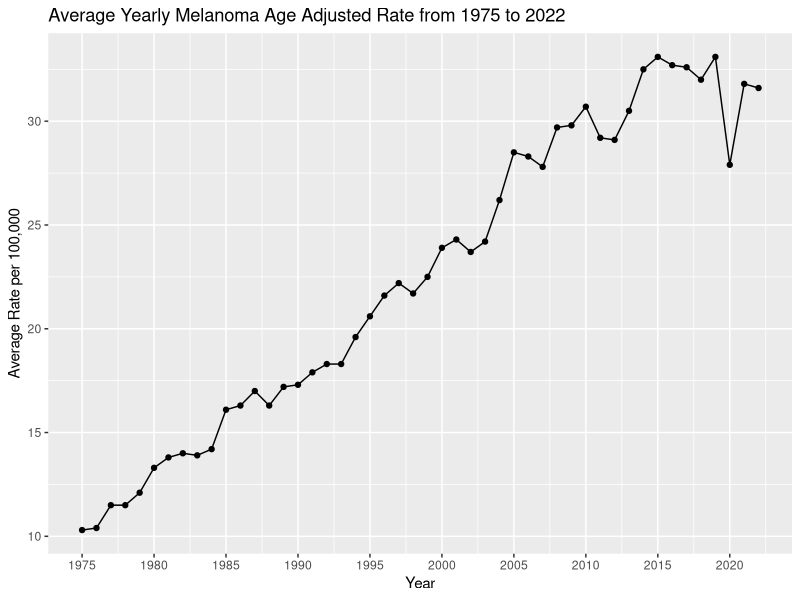
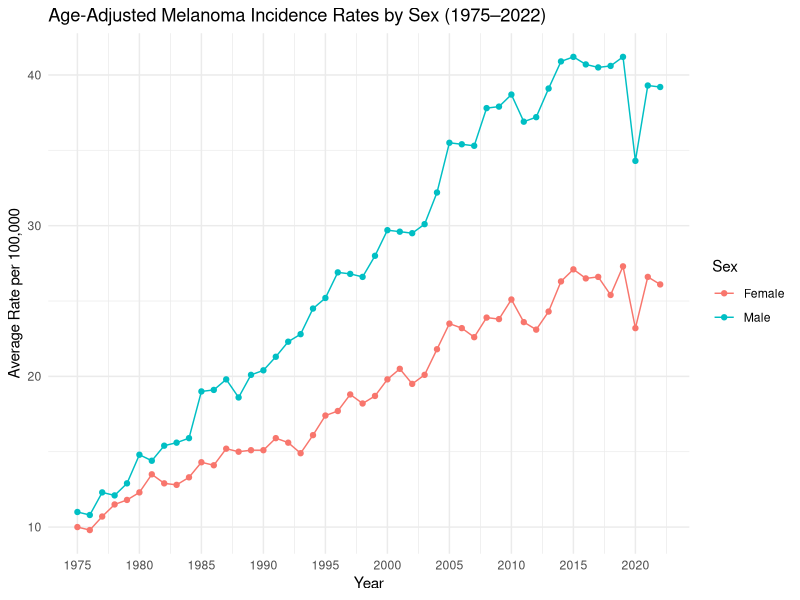
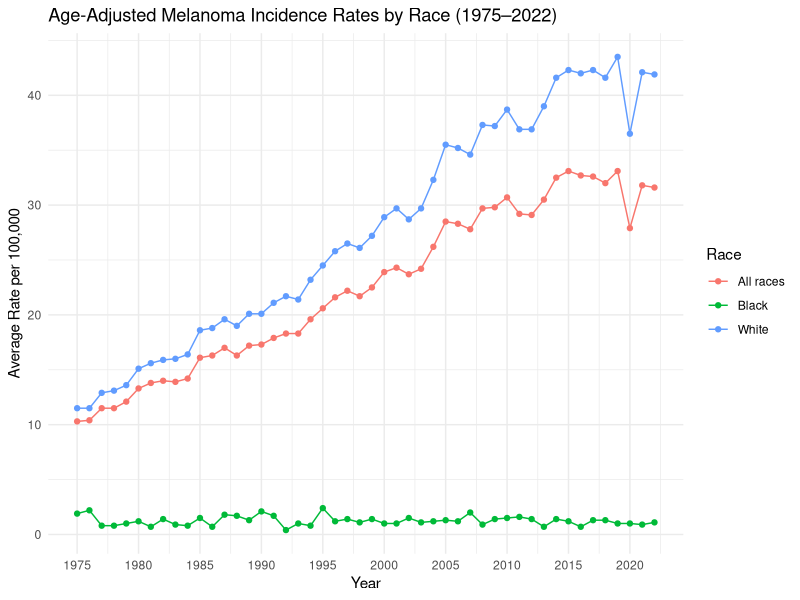
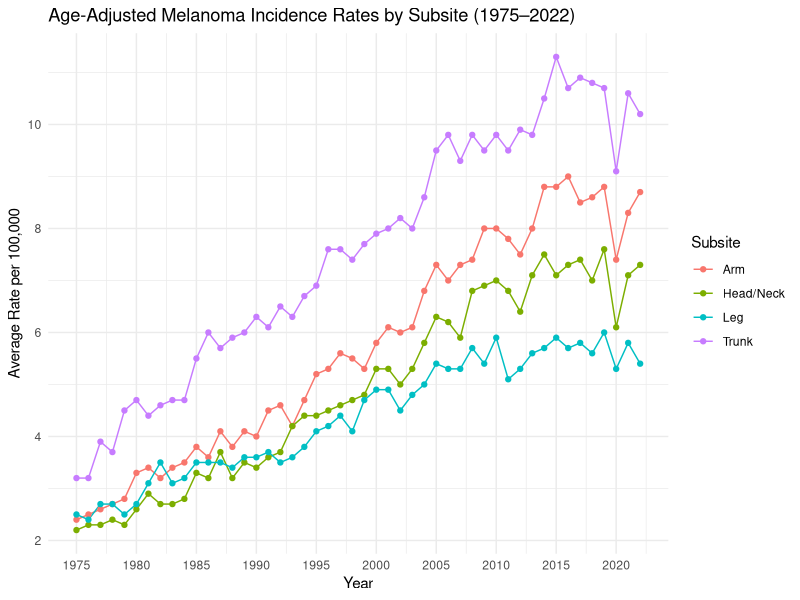
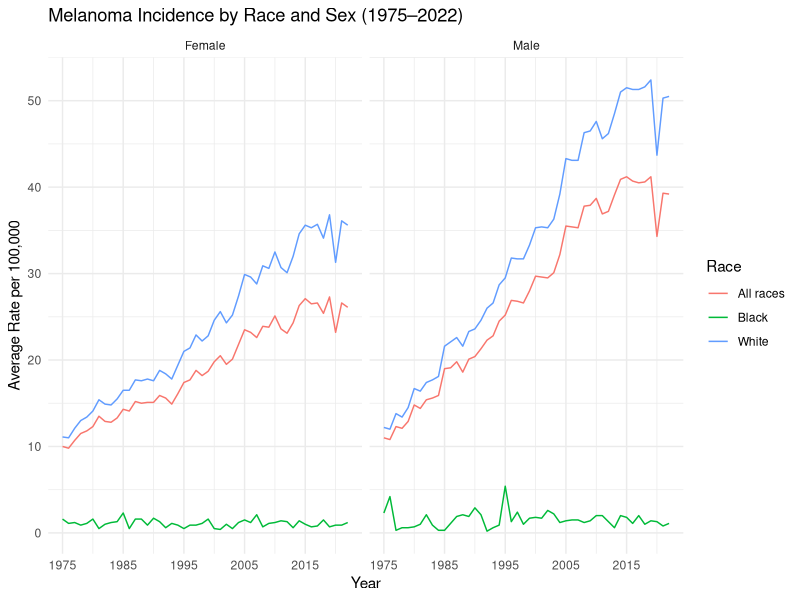
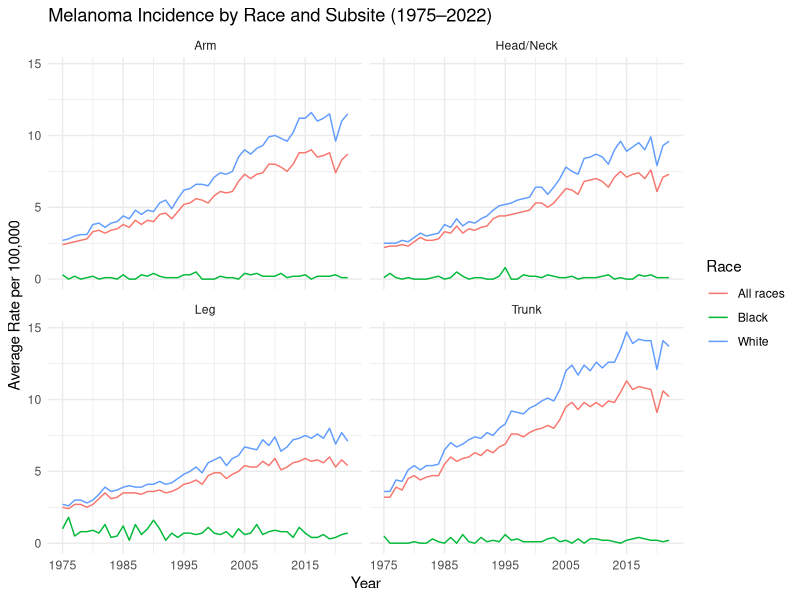

Here is the R script that generated these plots, in order:
## ---- chunk 1
knitr::opts_chunk$set(echo = TRUE)
library(ggplot2)
## ---- chunk 2
library(tidyverse)
library(ggplot2)
library(dplyr)

 data= read.csv("Melanoma.csv",header=TRUE)
 colnames(data)=c("Race","Sex","Subsite","Year","Rate","Cases","Pop")
# 
# #Remove the year range 
 data_melanoma <- data|> filter(Year != "1975-2022")
 
data_melanoma$Rate = as.numeric(as.character(data_melanoma$Rate)) 
data_melanoma$Year = as.numeric(as.character(data_melanoma$Year))
 
# #Example: Subset to the overall
data_melanoma_overall <- data_melanoma %>%
  filter(
    Race == "All races", 
    Sex == "Male and female", 
    Subsite %in% c(
      "Head and Neck Anatomic site of Melanoma", 
      "Trunk Anatomic site of Melanoma", 
      "Arm (shoulder to finger) Anatomic site of Melanoma", 
      "Leg (hip to toe) Anatomic site of Melanoma")) %>%
  dplyr::select(Year, Rate, Cases, Pop)
 
 
 data_melanoma_overall_combined = data_melanoma_overall %>%
  group_by(Year) %>%
  summarise(
    total_cases = sum(Cases, na.rm = TRUE),
    total_rate = sum(Rate, na.rm = TRUE),
    .groups = "drop")


ggplot(data_melanoma_overall_combined, aes(x = Year, y = total_rate)) +
  geom_line() +
  geom_point() +
  labs(title = "Average Yearly Melanoma Age Adjusted Rate from 1975 to 2022 ",
       x = "Year",
       y = "Average Rate per 100,000") +
  scale_x_continuous(breaks = seq(1975, 2025, by = 5))


## ---- chunk 3
# age adjusted incidence rates by sex

data_melanoma$Rate = as.numeric(as.character(data_melanoma$Rate)) 

data_melanoma$Year = as.numeric(as.character(data_melanoma$Year)) 

# Filter for relevant subsites and races, but keep Sex as a variable
data_melanoma_by_sex <- data_melanoma |> 
  filter(
    Race == "All races",
    Sex %in% c("Male", "Female"),
    Subsite %in% c(
      "Head and Neck Anatomic site of Melanoma",
      "Trunk Anatomic site of Melanoma",
      "Arm (shoulder to finger) Anatomic site of Melanoma",
      "Leg (hip to toe) Anatomic site of Melanoma" ))  %>%
  dplyr::select(Year, Rate, Sex, Cases, Pop)

# Group and summarize by Year and Sex
 data_melanoma_by_sex_summary = data_melanoma_by_sex %>%
  group_by(Year, Sex) %>%
  summarise(
    total_cases = sum(Cases, na.rm = TRUE),
    total_rate = sum(Rate, na.rm = TRUE),
    .groups = "drop")

# Plot age-adjusted incidence rates by sex
ggplot(data_melanoma_by_sex_summary, aes(x = Year, y = total_rate, color = Sex)) +
  geom_line() +
  geom_point() +
  labs(
    title = "Age-Adjusted Melanoma Incidence Rates by Sex (1975–2022)",
    x = "Year",
    y = "Average Rate per 100,000", color = "Sex") +
  scale_x_continuous(breaks = seq(1975, 2025, by = 5)) +
  theme_minimal()
 

## ---- chunk 4
# age adjusted incidence rates by race

# Convert columns to numeric
data_melanoma$Rate <- as.numeric(as.character(data_melanoma$Rate))
data_melanoma$Year <- as.numeric(as.character(data_melanoma$Year))

# Filter for relevant subsites and sexes, but keep Race as a variable
data_melanoma_by_race <- data_melanoma |> 
  filter(
    Sex == "Male and female",
    Race %in% c("White", "Black", "All races"),
    Subsite %in% c(
      "Head and Neck Anatomic site of Melanoma",
      "Trunk Anatomic site of Melanoma",
      "Arm (shoulder to finger) Anatomic site of Melanoma",
      "Leg (hip to toe) Anatomic site of Melanoma" )) %>%
  dplyr::select(Year, Rate, Race, Cases, Pop)

# Group and summarize by Year and Race
data_melanoma_by_race_summary <- data_melanoma_by_race |> 
  group_by(Year, Race) |> 
  summarise(
    total_cases = sum(Cases, na.rm = TRUE),
    total_rate = sum(Rate, na.rm = TRUE),
    .groups = "drop")

# Plot age-adjusted incidence rates by race
ggplot(data_melanoma_by_race_summary, aes(x = Year, y = total_rate, color = Race)) +
  geom_line() +
  geom_point() +
  labs(
    title = "Age-Adjusted Melanoma Incidence Rates by Race (1975–2022)",
    x = "Year",
    y = "Average Rate per 100,000", color = "Race" ) +
  scale_x_continuous(breaks = seq(1975, 2025, by = 5)) +
  theme_minimal()

 

## ---- chunk 5
#age adjusted incidence rates by subsite

# Convert columns to numeric
data_melanoma$Rate <- as.numeric(as.character(data_melanoma$Rate))
data_melanoma$Year <- as.numeric(as.character(data_melanoma$Year))

# Filter for relevant races and sexes, but keep Subsite as a variable
data_melanoma_by_subsite <- data_melanoma |> 
  filter(
    Race == "All races",
    Sex == "Male and female",
    Subsite %in% c(
      "Head and Neck Anatomic site of Melanoma",
      "Trunk Anatomic site of Melanoma",
      "Arm (shoulder to finger) Anatomic site of Melanoma",
      "Leg (hip to toe) Anatomic site of Melanoma"))  %>%
  dplyr::select(Year, Rate, Subsite, Cases, Pop)

#Rename subsite to a more condensed form for nicer plotting legend
data_melanoma_by_subsite <- data_melanoma_by_subsite |> 
  mutate(Subsite = recode(Subsite,
    "Head and Neck Anatomic site of Melanoma" = "Head/Neck",
    "Trunk Anatomic site of Melanoma" = "Trunk",
    "Arm (shoulder to finger) Anatomic site of Melanoma" = "Arm",
    "Leg (hip to toe) Anatomic site of Melanoma" = "Leg"))


# Group and summarize by Year and Subsite
data_melanoma_by_subsite_summary <- data_melanoma_by_subsite |> 
  group_by(Year, Subsite) |> 
  summarise(
    total_cases = sum(Cases, na.rm = TRUE),
    total_rate = mean(Rate, na.rm = TRUE),
    .groups = "drop")

# Plot age-adjusted incidence rates by subsite
ggplot(data_melanoma_by_subsite_summary, aes(x = Year, y = total_rate, color = Subsite)) +
  geom_line() +
  geom_point() +
  labs(
    title = "Age-Adjusted Melanoma Incidence Rates by Subsite (1975–2022)",
    x = "Year",
    y = "Average Rate per 100,000",
    color = "Subsite") +
  scale_x_continuous(breaks = seq(1975, 2025, by = 5)) +
  theme_minimal()

## ---- chunk 6
#age adjusted incidence rates by race and sex

# Filter and clean
data_melanoma$Rate <- as.numeric(as.character(data_melanoma$Rate))
data_melanoma$Year <- as.numeric(as.character(data_melanoma$Year))

data_melanoma_race_sex <- data_melanoma |> 
  filter(
    Race %in% c("White", "Black", "All races"),
    Sex %in% c("Male", "Female"),
    Subsite %in% c(
      "Head and Neck Anatomic site of Melanoma",
      "Trunk Anatomic site of Melanoma",
      "Arm (shoulder to finger) Anatomic site of Melanoma",
      "Leg (hip to toe) Anatomic site of Melanoma"))  %>%
  dplyr::select(Year, Rate, Race, Sex, Cases, Pop)


# Group and summarize by Year and Subsite
data_melanoma_race_sex_summary <- data_melanoma_race_sex |> 
  group_by(Year, Race, Sex) |> 
  summarise(
    total_cases = sum(Cases, na.rm = TRUE),
    total_rate = sum(Rate, na.rm = TRUE),
    .groups = "drop")

# Plot
ggplot(data_melanoma_race_sex_summary, aes(x = Year, y = total_rate, color = Race)) +
  geom_line() +
  facet_wrap(~Sex) +
  labs(
    title = "Melanoma Incidence by Race and Sex (1975–2022)",
    x = "Year",
    y = "Average Rate per 100,000", color = "Race") +
  scale_x_continuous(breaks = seq(1975, 2025, by = 10)) +
  theme_minimal()

## ---- chunk 7
# age adjusted incidence rates by race and subsite

data_melanoma$Rate <- as.numeric(as.character(data_melanoma$Rate))
data_melanoma$Year <- as.numeric(as.character(data_melanoma$Year))

data_melanoma_race_subsite <- data_melanoma |> 
  filter(
    Race %in% c("White", "Black", "All races"),
    Sex == "Male and female",
    Subsite %in% c(
      "Head and Neck Anatomic site of Melanoma",
      "Trunk Anatomic site of Melanoma",
      "Arm (shoulder to finger) Anatomic site of Melanoma",
      "Leg (hip to toe) Anatomic site of Melanoma"))  %>%
  dplyr::select(Year, Rate, Race, Subsite, Cases, Pop)

#Rename subsite to a more condensed form for nicer plotting legend
data_melanoma_race_subsite <- data_melanoma_race_subsite |> 
  mutate(Subsite = recode(Subsite,
    "Head and Neck Anatomic site of Melanoma" = "Head/Neck",
    "Trunk Anatomic site of Melanoma" = "Trunk",
    "Arm (shoulder to finger) Anatomic site of Melanoma" = "Arm",
    "Leg (hip to toe) Anatomic site of Melanoma" = "Leg"))  


# Group and summarize by Year and Subsite
data_melanoma_race_subsite_summary <- data_melanoma_race_subsite |> 
  group_by(Year, Race, Subsite) |> 
  summarise(
    total_cases = sum(Cases, na.rm = TRUE),
    total_rate = sum(Rate, na.rm = TRUE),
    .groups = "drop")

# Plot incidence by race and subsite
ggplot(data_melanoma_race_subsite_summary, aes(x = Year, y = total_rate, color = Race)) +
  geom_line() +
  facet_wrap(~Subsite) +
  labs(
    title = "Melanoma Incidence by Race and Subsite (1975–2022)",
    x = "Year",
    y = "Average Rate per 100,000", color = "Race") +
  scale_x_continuous(breaks = seq(1975, 2025, by = 10)) +
  theme_minimal()
